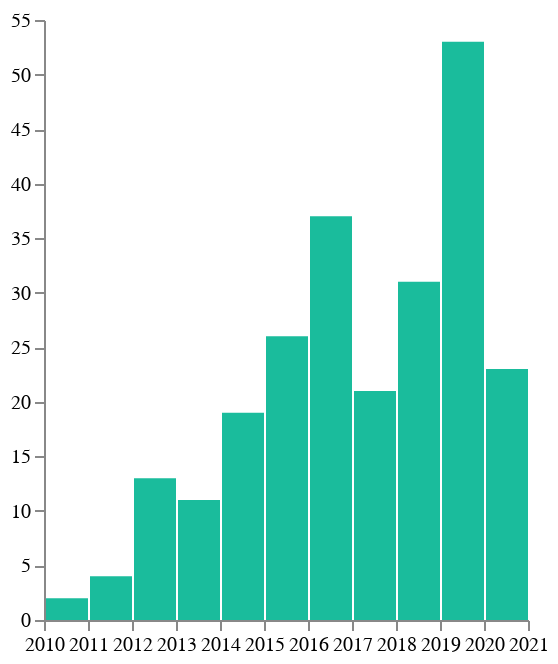

Notebook code cell kept with this figure:
### Code cell
chart = lite.VegaLite(json.loads(vega_hist_template(json.dumps(get_data("")["published"]))))
chart

### Figure 1 — Vega-Lite specification as saved in the notebook (floating-point values rounded to 4 significant figures)
{"$schema": "https://vega.github.io/schema/vega-lite/v4.json", "data": {"values": [{"title": "2020", "count": 23}, {"title": "2019", "count": 53}, {"title": "2018", "count": 31}, {"title": "2017", "count": 21}, {"title": "2016", "count": 37}, {"title": "2015", "count": 26}, {"title": "2014", "count": 19}, {"title": "2013", "count": 11}, {"title": "2012", "count": 13}, {"title": "2011", "count": 4}, {"title": "2010", "count": 2}]}, "padding": {"left": 5, "top": 5, "right": 5, "bottom": 5}, "transform": [{"calculate": "toNumber(datum.title)", "as": "period"}, {"calculate": "toNumber(datum.title)+1", "as": "bin_end"}, {"filter": "toNumber(datum.title) >= 2010"}], "width": 242, "mark": {"type": "bar", "cursor": "pointer", "tooltip": true}, "selection": {"highlight": {"type": "single", "empty": "none", "on": "mouseover"}}, "encoding": {"x": {"field": "period", "bin": {"binned": true, "step": 1, "maxbins": 11}, "type": "quantitative", "axis": {"format": "1"}, "scale": {"domain": [2010, 2021]}}, "x2": {"field": "bin_end"}, "y": {"field": "count", "type": "quantitative", "axis": {"format": ",f", "tickMinStep": 1}}, "color": {"field": "count", "scale": {"range": ["#1abc9c"]}, "type": "nominal", "legend": null, "condition": [{"selection": "highlight", "value": "#34495e"}]}}, "config": {"view": {"stroke": null}, "axis": {"grid": false, "title": null, "labelFlush": false}}}
